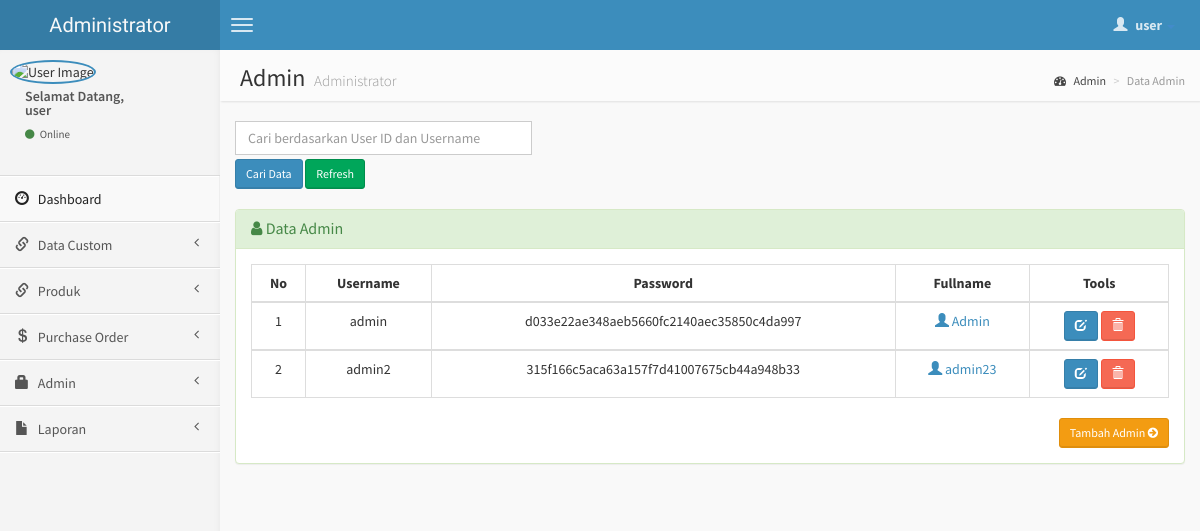
The page /admin/admin.php (signed in) on the database its author committed.
### tables this page shows
CREATE TABLE `user` (
  `id_user` int(11) NOT NULL,
  `kd_cus` varchar(20) NOT NULL,
  `nama` varchar(30) NOT NULL,
  `alamat` varchar(50) NOT NULL,
  `no_telp` varchar(15) NOT NULL,
  `username` varchar(15) NOT NULL,
  `password` text NOT NULL,
  `role` int(11) NOT NULL,
  `gambar` text NOT NULL
);

### admin/admin.php (the view, shortened to what this page needs)
<?php include('header.php'); ?>
    <body class="skin-blue">
        <header class="header">
            <a href="index.php" class="logo">
                Administrator
            </a>
            <nav class="navbar navbar-static-top" role="navigation">
                <a href="#" class="navbar-btn sidebar-toggle" data-toggle="offcanvas" role="button">
                    <span class="icon-bar"></span>
                    <span class="icon-bar"></span>
                    <span class="icon-bar"></span>
                </a>
                <div class="navbar-right">
                    <ul class="nav navbar-nav">
                        <li class="dropdown user user-menu">
                            <a href="#" class="dropdown-toggle" data-toggle="dropdown">
                                <i class="glyphicon glyphicon-user"></i>
                                <span><?php echo $_SESSION['fullname']; ?> <i class="caret"></i></span>
                            </a>
                        </li>
                    </ul>
                </div>
            </nav>
        </header>
        <div class="wrapper row-offcanvas row-offcanvas-left">
            <aside class="left-side sidebar-offcanvas">
                <section class="sidebar">
                    <div class="user-panel">
                        <div class="pull-left image">
                            <img src="<?php echo $_SESSION['gambar']; ?>" class="img-circle" alt="User Image" style="border: 2px solid #3C8DBC;" />
                        </div>
                        <div class="pull-left info">
                            <p>Selamat Datang,<br /><?php echo $_SESSION['fullname']; ?></p>
                            <a href="#"><i class="fa fa-circle text-success"></i> Online</a>
                        </div>
                    </div>
                    <?php include "menu.php"; ?>
                </section>
            </aside>
            <aside class="right-side">
                <section class="content-header">
                    <h1>
                        Admin
                        <small>Administrator</small>
                    </h1>
                    <ol class="breadcrumb">
                        <li><a href="#"><i class="fa fa-dashboard"></i> Admin</a></li>
                        <li class="active">Data Admin</li>
                    </ol>
                </section>
                <section class="content">
                    <div class="row">
              <div class="col-lg-4">
              <form action='admin.php' method="POST">
	       <input type='text' class="form-control" style="margin-bottom: 4px;" name='qcari' placeholder='Cari berdasarkan User ID dan Username' required />
           <input type='submit' value='Cari Data' class="btn btn-sm btn-primary" /> <a href='admin.php' class="btn btn-sm btn-success" >Refresh</i></a>
          	</div>
              </div>
                    <br />
                    <div class="row">
                        <div class="col-lg-12">
                    <div class="panel panel-success">
                        <div class="panel-heading">
                        <h3 class="panel-title"><i class="fa fa-user"></i> Data Admin </h3>
                        </div>
                        <div class="panel-body">
                    <?php
                    $query1="SELECT * from user WHERE role = 1";
                    $tampil=mysqli_query($koneksi, $query1) or die(mysqli_error());
                    ?>
                  <table id="example" class="table table-hover table-bordered">
                  <thead>
                      <tr>
                        <th><center>No </center></th>
                        <th><center>Username </center></th>
                        <th><center>Password </center></th>
                        <th><center>Fullname </center></th>
                        <th><center>Tools</center></th>
                      </tr>
                  </thead>
                     <?php
                     $no=0;
                     while($data=mysqli_fetch_array($tampil))
                    { $no++; ?>
                    <tbody>
                    <tr>
                    <td><center><?php echo $no; ?></center></td>
                    <td><center><?php echo $data['username'];?></center></td>
                    <td><center><?php echo $data['password'];?></center></td>
                    <td><center><a href="detail-admin.php?hal=edit&kd=<?php echo $data['id_user'];?>"><span class="glyphicon glyphicon-user"></span> <?php echo $data['nama']; ?></a></center></td>
                    <td><center><div id="thanks"><a class="btn btn-sm btn-primary" data-placement="bottom" data-toggle="tooltip" title="Edit Admin" href="edit-admin.php?hal=edit&kd=<?php echo $data['id_user'];?>"><span class="glyphicon glyphicon-edit"></span></a>
                        <a onclick="return confirm ('Yakin hapus <?php echo $data['nama'];?>.?');" class="btn btn-sm btn-danger tooltips" data-placement="bottom" data-toggle="tooltip" title="Hapus Admin" href="hapus-admin.php?hal=hapus&kd=<?php echo $data['id_user'];?>"><span class="glyphicon glyphicon-trash"></a></center></td></tr></div>
                 <?php
              }
              ?>
                <div class="text-right">
                  <a href="input-admin.php" class="btn btn-sm btn-warning">Tambah Admin <i class="fa fa-arrow-circle-right"></i></a>
                </div>
              </div>
              </div>
            </div>
<?php include('footer.php'); ?>

### rows shown on the page
user: username "admin", password "d033e22ae348aeb5660fc2140aec35850c4da997", nama "Admin"
user: username "admin2", password "315f166c5aca63a157f7d41007675cb44a948b33", nama "admin23"

### other values the page prints
$_SESSION['fullname'] "user"
